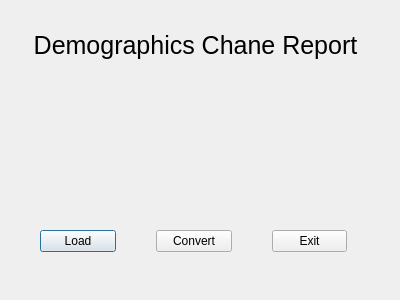
<?xml version="1.0" encoding="UTF-8"?>
<ui version="4.0">
 <class>Dialog</class>
 <widget class="QDialog" name="Dialog">
  <property name="geometry">
   <rect>
    <x>0</x>
    <y>0</y>
    <width>400</width>
    <height>300</height>
   </rect>
  </property>
  <property name="windowTitle">
   <string>Dialog</string>
  </property>
  <widget class="QLabel" name="title">
   <property name="geometry">
    <rect>
     <x>20</x>
     <y>10</y>
     <width>351</width>
     <height>71</height>
    </rect>
   </property>
   <property name="font">
    <font>
     <pointsize>19</pointsize>
     <weight>50</weight>
     <bold>false</bold>
    </font>
   </property>
   <property name="text">
    <string>Demographics Chane Report</string>
   </property>
   <property name="alignment">
    <set>Qt::AlignCenter</set>
   </property>
  </widget>
  <widget class="QLabel" name="messageLabel">
   <property name="geometry">
    <rect>
     <x>40</x>
     <y>90</y>
     <width>321</width>
     <height>31</height>
    </rect>
   </property>
   <property name="text">
    <string/>
   </property>
  </widget>
  <widget class="QLabel" name="messageLabel_2">
   <property name="geometry">
    <rect>
     <x>40</x>
     <y>130</y>
     <width>321</width>
     <height>31</height>
    </rect>
   </property>
   <property name="font">
    <font>
     <pointsize>8</pointsize>
    </font>
   </property>
   <property name="text">
    <string/>
   </property>
  </widget>
  <widget class="QWidget" name="">
   <property name="geometry">
    <rect>
     <x>40</x>
     <y>220</y>
     <width>307</width>
     <height>43</height>
    </rect>
   </property>
   <layout class="QHBoxLayout" name="horizontalLayout">
    <property name="spacing">
     <number>40</number>
    </property>
    <property name="topMargin">
     <number>10</number>
    </property>
    <property name="rightMargin">
     <number>0</number>
    </property>
    <property name="bottomMargin">
     <number>10</number>
    </property>
    <item>
     <widget class="QPushButton" name="buttonLoad">
      <property name="sizePolicy">
       <sizepolicy hsizetype="Minimum" vsizetype="Fixed">
        <horstretch>0</horstretch>
        <verstretch>0</verstretch>
       </sizepolicy>
      </property>
      <property name="text">
       <string>Load</string>
      </property>
     </widget>
    </item>
    <item>
     <widget class="QPushButton" name="buttonConvert">
      <property name="text">
       <string>Convert</string>
      </property>
     </widget>
    </item>
    <item>
     <widget class="QPushButton" name="buttonExit">
      <property name="text">
       <string>Exit</string>
      </property>
     </widget>
    </item>
   </layout>
  </widget>
 </widget>
 <resources/>
 <connections/>
</ui>
